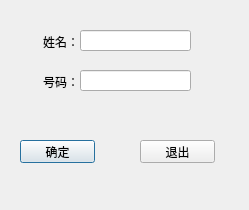
<?xml version="1.0" encoding="UTF-8"?>
<ui version="4.0">
 <class>SetMyInfo</class>
 <widget class="QDialog" name="SetMyInfo">
  <property name="geometry">
   <rect>
    <x>0</x>
    <y>0</y>
    <width>249</width>
    <height>210</height>
   </rect>
  </property>
  <property name="windowTitle">
   <string>Dialog</string>
  </property>
  <widget class="QPushButton" name="confirmButton">
   <property name="geometry">
    <rect>
     <x>20</x>
     <y>140</y>
     <width>75</width>
     <height>23</height>
    </rect>
   </property>
   <property name="text">
    <string>确定</string>
   </property>
  </widget>
  <widget class="QLabel" name="label_2">
   <property name="geometry">
    <rect>
     <x>43</x>
     <y>72</y>
     <width>41</width>
     <height>20</height>
    </rect>
   </property>
   <property name="text">
    <string>号码：</string>
   </property>
  </widget>
  <widget class="QPushButton" name="exitButton">
   <property name="geometry">
    <rect>
     <x>140</x>
     <y>140</y>
     <width>75</width>
     <height>23</height>
    </rect>
   </property>
   <property name="text">
    <string>退出</string>
   </property>
  </widget>
  <widget class="QLabel" name="label">
   <property name="geometry">
    <rect>
     <x>43</x>
     <y>31</y>
     <width>41</width>
     <height>21</height>
    </rect>
   </property>
   <property name="text">
    <string>姓名：</string>
   </property>
  </widget>
  <widget class="QLineEdit" name="nameLineEdit">
   <property name="geometry">
    <rect>
     <x>80</x>
     <y>30</y>
     <width>111</width>
     <height>21</height>
    </rect>
   </property>
  </widget>
  <widget class="QLineEdit" name="numberLineEdit">
   <property name="geometry">
    <rect>
     <x>80</x>
     <y>70</y>
     <width>111</width>
     <height>21</height>
    </rect>
   </property>
  </widget>
 </widget>
 <resources/>
 <connections/>
</ui>
